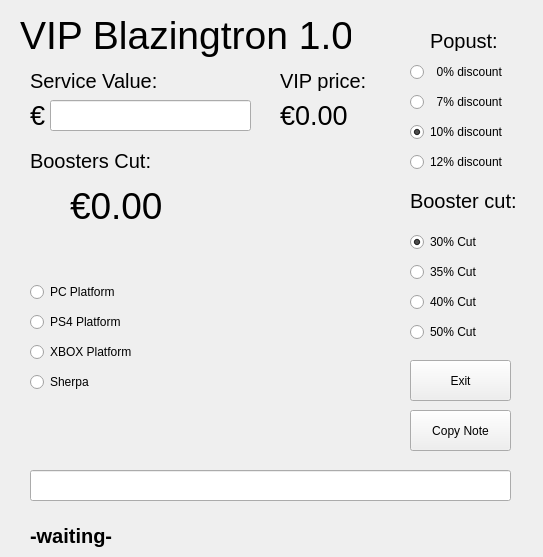
<?xml version="1.0" encoding="UTF-8"?>
<ui version="4.0">
 <class>Widget</class>
 <widget class="QWidget" name="Widget">
  <property name="geometry">
   <rect>
    <x>0</x>
    <y>0</y>
    <width>543</width>
    <height>557</height>
   </rect>
  </property>
  <property name="windowTitle">
   <string>Widget</string>
  </property>
  <widget class="QLabel" name="naslov">
   <property name="geometry">
    <rect>
     <x>20</x>
     <y>10</y>
     <width>331</width>
     <height>51</height>
    </rect>
   </property>
   <property name="font">
    <font>
     <pointsize>29</pointsize>
    </font>
   </property>
   <property name="text">
    <string>VIP Blazingtron 1.0</string>
   </property>
  </widget>
  <widget class="QLabel" name="serviceValue">
   <property name="geometry">
    <rect>
     <x>30</x>
     <y>70</y>
     <width>131</width>
     <height>21</height>
    </rect>
   </property>
   <property name="font">
    <font>
     <pointsize>15</pointsize>
     <bold>false</bold>
    </font>
   </property>
   <property name="text">
    <string>Service Value:</string>
   </property>
  </widget>
  <widget class="QLineEdit" name="leServiceValue">
   <property name="geometry">
    <rect>
     <x>50</x>
     <y>100</y>
     <width>201</width>
     <height>31</height>
    </rect>
   </property>
  </widget>
  <widget class="QLabel" name="euroSymbol">
   <property name="geometry">
    <rect>
     <x>30</x>
     <y>100</y>
     <width>66</width>
     <height>31</height>
    </rect>
   </property>
   <property name="font">
    <font>
     <pointsize>20</pointsize>
    </font>
   </property>
   <property name="text">
    <string>€</string>
   </property>
  </widget>
  <widget class="QLabel" name="serviceValue_2">
   <property name="geometry">
    <rect>
     <x>280</x>
     <y>70</y>
     <width>91</width>
     <height>21</height>
    </rect>
   </property>
   <property name="font">
    <font>
     <pointsize>15</pointsize>
     <bold>false</bold>
    </font>
   </property>
   <property name="text">
    <string>VIP price:</string>
   </property>
  </widget>
  <widget class="QLabel" name="vipPrice">
   <property name="geometry">
    <rect>
     <x>280</x>
     <y>100</y>
     <width>121</width>
     <height>31</height>
    </rect>
   </property>
   <property name="font">
    <font>
     <pointsize>20</pointsize>
    </font>
   </property>
   <property name="text">
    <string>€0.00</string>
   </property>
  </widget>
  <widget class="QRadioButton" name="popust7">
   <property name="geometry">
    <rect>
     <x>410</x>
     <y>90</y>
     <width>109</width>
     <height>24</height>
    </rect>
   </property>
   <property name="text">
    <string>  7% discount</string>
   </property>
   <attribute name="buttonGroup">
    <string notr="true">buttonGroup1</string>
   </attribute>
  </widget>
  <widget class="QRadioButton" name="popust10">
   <property name="geometry">
    <rect>
     <x>410</x>
     <y>120</y>
     <width>109</width>
     <height>24</height>
    </rect>
   </property>
   <property name="text">
    <string>10% discount</string>
   </property>
   <property name="checked">
    <bool>true</bool>
   </property>
   <attribute name="buttonGroup">
    <string notr="true">buttonGroup1</string>
   </attribute>
  </widget>
  <widget class="QRadioButton" name="popust12">
   <property name="geometry">
    <rect>
     <x>410</x>
     <y>150</y>
     <width>109</width>
     <height>24</height>
    </rect>
   </property>
   <property name="text">
    <string>12% discount</string>
   </property>
   <attribute name="buttonGroup">
    <string notr="true">buttonGroup1</string>
   </attribute>
  </widget>
  <widget class="QLabel" name="serviceValue_3">
   <property name="geometry">
    <rect>
     <x>430</x>
     <y>30</y>
     <width>91</width>
     <height>21</height>
    </rect>
   </property>
   <property name="font">
    <font>
     <pointsize>15</pointsize>
     <bold>false</bold>
    </font>
   </property>
   <property name="text">
    <string>Popust:</string>
   </property>
  </widget>
  <widget class="QLabel" name="serviceValue_4">
   <property name="geometry">
    <rect>
     <x>30</x>
     <y>150</y>
     <width>131</width>
     <height>21</height>
    </rect>
   </property>
   <property name="font">
    <font>
     <pointsize>15</pointsize>
     <bold>false</bold>
    </font>
   </property>
   <property name="text">
    <string>Boosters Cut:</string>
   </property>
  </widget>
  <widget class="QLabel" name="boosterCut">
   <property name="geometry">
    <rect>
     <x>70</x>
     <y>190</y>
     <width>171</width>
     <height>31</height>
    </rect>
   </property>
   <property name="font">
    <font>
     <pointsize>28</pointsize>
    </font>
   </property>
   <property name="text">
    <string>€0.00</string>
   </property>
  </widget>
  <widget class="QLabel" name="serviceValue_5">
   <property name="geometry">
    <rect>
     <x>410</x>
     <y>190</y>
     <width>111</width>
     <height>21</height>
    </rect>
   </property>
   <property name="font">
    <font>
     <pointsize>15</pointsize>
     <bold>false</bold>
    </font>
   </property>
   <property name="text">
    <string>Booster cut:</string>
   </property>
  </widget>
  <widget class="QRadioButton" name="cut30">
   <property name="geometry">
    <rect>
     <x>410</x>
     <y>230</y>
     <width>109</width>
     <height>24</height>
    </rect>
   </property>
   <property name="text">
    <string>30% Cut</string>
   </property>
   <property name="checked">
    <bool>true</bool>
   </property>
   <attribute name="buttonGroup">
    <string notr="true">buttonGroup</string>
   </attribute>
  </widget>
  <widget class="QRadioButton" name="cut35">
   <property name="geometry">
    <rect>
     <x>410</x>
     <y>260</y>
     <width>109</width>
     <height>24</height>
    </rect>
   </property>
   <property name="text">
    <string>35% Cut</string>
   </property>
   <attribute name="buttonGroup">
    <string notr="true">buttonGroup</string>
   </attribute>
  </widget>
  <widget class="QRadioButton" name="cut40">
   <property name="geometry">
    <rect>
     <x>410</x>
     <y>290</y>
     <width>109</width>
     <height>24</height>
    </rect>
   </property>
   <property name="text">
    <string>40% Cut</string>
   </property>
   <attribute name="buttonGroup">
    <string notr="true">buttonGroup</string>
   </attribute>
  </widget>
  <widget class="QRadioButton" name="cut50">
   <property name="geometry">
    <rect>
     <x>410</x>
     <y>320</y>
     <width>109</width>
     <height>24</height>
    </rect>
   </property>
   <property name="text">
    <string>50% Cut</string>
   </property>
   <attribute name="buttonGroup">
    <string notr="true">buttonGroup</string>
   </attribute>
  </widget>
  <widget class="QPushButton" name="exit1">
   <property name="geometry">
    <rect>
     <x>410</x>
     <y>360</y>
     <width>101</width>
     <height>41</height>
    </rect>
   </property>
   <property name="text">
    <string>Exit</string>
   </property>
  </widget>
  <widget class="QPushButton" name="noteCopy">
   <property name="geometry">
    <rect>
     <x>410</x>
     <y>410</y>
     <width>101</width>
     <height>41</height>
    </rect>
   </property>
   <property name="text">
    <string>Copy Note</string>
   </property>
  </widget>
  <widget class="QRadioButton" name="popust0">
   <property name="geometry">
    <rect>
     <x>410</x>
     <y>60</y>
     <width>109</width>
     <height>24</height>
    </rect>
   </property>
   <property name="text">
    <string>  0% discount</string>
   </property>
   <attribute name="buttonGroup">
    <string notr="true">buttonGroup1</string>
   </attribute>
  </widget>
  <widget class="QRadioButton" name="pcPlatform">
   <property name="geometry">
    <rect>
     <x>30</x>
     <y>280</y>
     <width>109</width>
     <height>24</height>
    </rect>
   </property>
   <property name="text">
    <string>PC Platform</string>
   </property>
  </widget>
  <widget class="QRadioButton" name="ps4Platform">
   <property name="geometry">
    <rect>
     <x>30</x>
     <y>310</y>
     <width>109</width>
     <height>24</height>
    </rect>
   </property>
   <property name="text">
    <string>PS4 Platform</string>
   </property>
  </widget>
  <widget class="QRadioButton" name="xboxPlatform">
   <property name="geometry">
    <rect>
     <x>30</x>
     <y>340</y>
     <width>131</width>
     <height>24</height>
    </rect>
   </property>
   <property name="text">
    <string>XBOX Platform</string>
   </property>
  </widget>
  <widget class="QRadioButton" name="sherpaPlatform">
   <property name="geometry">
    <rect>
     <x>30</x>
     <y>370</y>
     <width>109</width>
     <height>24</height>
    </rect>
   </property>
   <property name="text">
    <string>Sherpa</string>
   </property>
  </widget>
  <widget class="QLabel" name="label">
   <property name="geometry">
    <rect>
     <x>230</x>
     <y>240</y>
     <width>111</width>
     <height>171</height>
    </rect>
   </property>
   <property name="text">
    <string/>
   </property>
   <property name="pixmap">
    <pixmap>blazing.png</pixmap>
   </property>
  </widget>
  <widget class="QLineEdit" name="boosterNote">
   <property name="geometry">
    <rect>
     <x>30</x>
     <y>470</y>
     <width>481</width>
     <height>31</height>
    </rect>
   </property>
  </widget>
  <widget class="QLabel" name="noteValue">
   <property name="geometry">
    <rect>
     <x>30</x>
     <y>520</y>
     <width>121</width>
     <height>31</height>
    </rect>
   </property>
   <property name="font">
    <font>
     <pointsize>15</pointsize>
     <bold>true</bold>
     <underline>false</underline>
    </font>
   </property>
   <property name="autoFillBackground">
    <bool>true</bool>
   </property>
   <property name="text">
    <string>-waiting-</string>
   </property>
  </widget>
 </widget>
 <resources/>
 <connections/>
 <buttongroups>
  <buttongroup name="buttonGroup1"/>
  <buttongroup name="buttonGroup"/>
 </buttongroups>
</ui>
